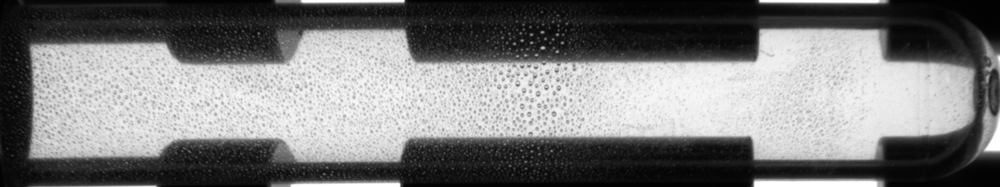
#> input picture Drops_сounting/pic_1.png, 1000 x 187 px, shrunk from 1633 x 305 before the run
$ python -i 'light_region_detection copy 2.py'   (imports and definitions only)
#> lines starting #> are read from the running program, lines starting #| are printed output that depends on the picture; after the words box and inside, x2 and y2 are one past the last pixel; in counts of white or black regions, pixels touching at a corner belong together
from pathlib import Path
import cv2
import numpy as np
import matplotlib.pyplot as plt
from config import DEBUG_PATHS, LIGHT_MODE_SETTINGS

def save_debug_image(image, name, output_dir, prefix='l'):
    """Сохранение промежуточного результата обработки"""
    if isinstance(image, np.ndarray):
        filename = f"{prefix}_{name}.png"
        filepath = output_dir / filename
        cv2.imwrite(str(filepath), image)
        return True
    return False

def visualize_steps(image_path, images, titles, valid_contours, output_dir):
    """
    Создает визуализацию всех этапов обработки с использованием matplotlib
    """
    plt.style.use('default')  # Используем светлый фон для светлой зоны
    fig, axs = plt.subplots(2, 3, figsize=(15, 10))
    fig.suptitle(f'File: {Path(image_path).name}\nDetected droplets: {len(valid_contours)}', fontsize=10)

    # Порядок изображений:
    # Original | Result | Morphed
    # Enhanced | Blurred | Binary
    plot_order = [0, 5, 4, 1, 2, 3]

    for idx, (img, title) in enumerate(zip([images[i] for i in plot_order],
                                         [titles[i] for i in plot_order])):
        i = idx // 3
        j = idx % 3

        if len(img.shape) == 3:
            img_show = cv2.cvtColor(img, cv2.COLOR_BGR2RGB)
        else:
            img_show = img

        axs[i, j].imshow(img_show, cmap='gray' if len(img.shape) == 2 else None)
        axs[i, j].set_title(title)
        axs[i, j].axis('on')

    plt.tight_layout()
    plt.savefig(str(output_dir / 'l_combined_debug.png'), dpi=300, bbox_inches='tight')
    plt.close()

def detect_light_droplets(image_path, debug=True, return_contours=False):
    """
    Детектирование темных капель на светлом фоне
    """
#> called with image_path = 'pic_1.png', debug = True, return_contours = False
    output_dir = Path(DEBUG_PATHS['OUTPUT_DIR'])
    if debug:
        output_dir.mkdir(parents=True, exist_ok=True)

    # Загрузка изображения
    image = cv2.imdecode(np.fromfile(str(image_path), dtype=np.uint8), cv2.IMREAD_COLOR)
#> image is the input picture: shape (187, 1000, 3); min 2, max 255, mean 123.6
    if image is None:
        raise ValueError(f"Failed to load image: {image_path}")

    # Конвертация в оттенки серого
    gray = cv2.cvtColor(image, cv2.COLOR_BGR2GRAY)

    # Применение CLAHE для улучшения контраста
    clahe = cv2.createCLAHE(
        clipLimit=LIGHT_MODE_SETTINGS['CLAHE']['CLIP_LIMIT'],
        tileGridSize=LIGHT_MODE_SETTINGS['CLAHE']['TILE_SIZE']
    )
    enhanced = clahe.apply(gray)

    # Билатеральная фильтрация
    blurred = cv2.bilateralFilter(
        enhanced,
        LIGHT_MODE_SETTINGS['BILATERAL']['DIAMETER'],
        LIGHT_MODE_SETTINGS['BILATERAL']['SIGMA_COLOR'],
        LIGHT_MODE_SETTINGS['BILATERAL']['SIGMA_SPACE']
    )

    # Адаптивная бинаризация
    binary = cv2.adaptiveThreshold(
        blurred,
        255,
        cv2.ADAPTIVE_THRESH_GAUSSIAN_C,
        cv2.THRESH_BINARY_INV,
        LIGHT_MODE_SETTINGS['THRESHOLD']['WINDOW_SIZE'],
        LIGHT_MODE_SETTINGS['THRESHOLD']['C']
    )
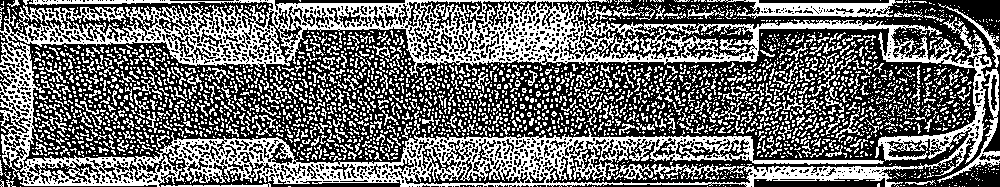
#> binary: shape (187, 1000); 42.6% white in thin lines or dots

    # Морфологические операции
    kernel = np.ones(LIGHT_MODE_SETTINGS['MORPHOLOGY']['KERNEL_SIZE'], np.uint8)
    morphed = cv2.morphologyEx(binary, cv2.MORPH_OPEN, kernel,
                             iterations=LIGHT_MODE_SETTINGS['MORPHOLOGY']['ITERATIONS'])
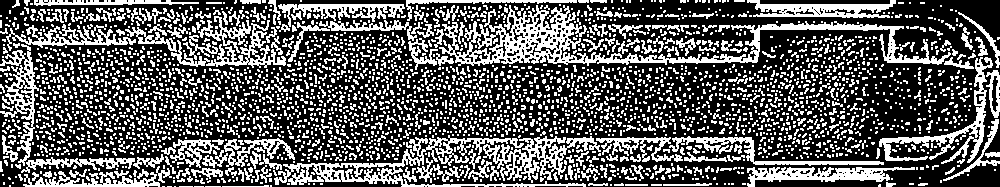
#> morphed: shape (187, 1000); 35.9% white in thin lines or dots
    morphed = cv2.morphologyEx(morphed, cv2.MORPH_CLOSE, kernel,
                             iterations=LIGHT_MODE_SETTINGS['MORPHOLOGY']['ITERATIONS'])
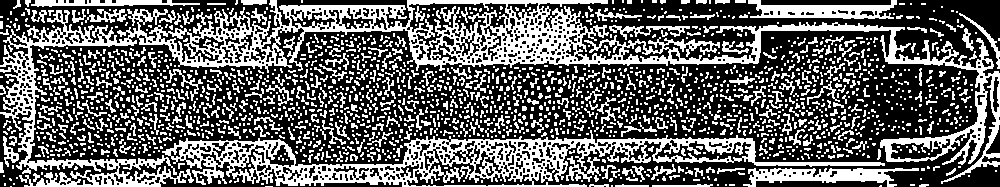
#> morphed: shape (187, 1000); 38.4% white; 1904 white regions (1469 under 20 px)

    # Находим контуры
    contours, _ = cv2.findContours(morphed, cv2.RETR_EXTERNAL, cv2.CHAIN_APPROX_SIMPLE)
#> contours = 1857 contours, 1705 with area under 20; largest, box (x1, y1, x2, y2) and area: (0, 0, 1000, 187) 31358, (162, 130, 885, 187) 16917, (748, 0, 897, 19) 1620, (743, 168, 919, 187) 1592, (31, 0, 200, 7) 582

    # Фильтруем контуры
    valid_contours = []
    for contour in contours:
        area = cv2.contourArea(contour)
        if area < LIGHT_MODE_SETTINGS['DROPLET_FILTER']['MIN_AREA'] or \
           area > LIGHT_MODE_SETTINGS['DROPLET_FILTER']['MAX_AREA']:
            continue

        # Проверка округлости
        perimeter = cv2.arcLength(contour, True)
        if perimeter == 0:
            continue
        circularity = 4 * np.pi * area / (perimeter * perimeter)
        if circularity < LIGHT_MODE_SETTINGS['DROPLET_FILTER']['MIN_CIRCULARITY']:
            continue

        # Проверка разницы интенсивности
        mask = np.zeros_like(gray)
        cv2.drawContours(mask, [contour], -1, 255, -1)
        mean_intensity = cv2.mean(gray, mask=mask)[0]

        # Расширяем контур для получения фона
        dilated_mask = cv2.dilate(mask, kernel, iterations=2)
        bg_mask = cv2.subtract(dilated_mask, mask)
        bg_intensity = cv2.mean(gray, mask=bg_mask)[0]

        if abs(mean_intensity - bg_intensity) >= LIGHT_MODE_SETTINGS['DROPLET_FILTER']['MIN_INTENSITY_DIFF']:
            valid_contours.append(contour)
#> this loop made 1857 passes
#> (area, perimeter, circularity, mean_intensity, bg_intensity) on passes 10 to 12: (67, 124.5, 0.0543, 2.16, 3.15), (35, 68.83, 0.0928, 2.14, 2.33), (22.5, 43.9, 0.147, 2.5, 2.38)
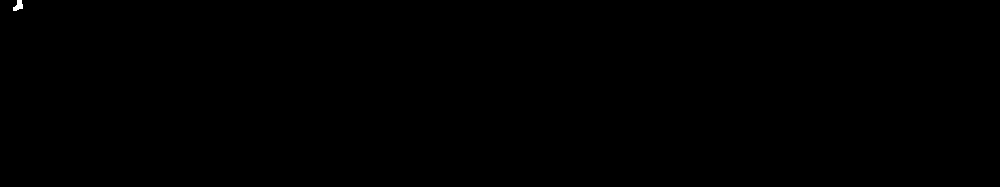
#> dilated_mask: shape (187, 1000); 0.04% white; 1 white region, box (x1, y1, x2, y2) and area: (13, 0, 23, 11) 71
#> mask: shape (187, 1000); 0.02% white; 1 white region
#> after the loop, valid_contours = 1428 contours, 1285 with area under 20; largest, box (x1, y1, x2, y2) and area: (609, 25, 690, 40) 282, (566, 156, 601, 182) 230, (85, 9, 127, 23) 192, (959, 13, 1000, 69) 177, (595, 9, 642, 21) 107

    if debug:
        # Сохраняем промежуточные результаты
        images = [image, enhanced, blurred, binary, morphed]
        titles = ['Original', 'Enhanced', 'Blurred', 'Binary', 'Morphed']

        # Создаем результирующее изображение
        result = image.copy()
        cv2.drawContours(result, valid_contours, -1, (0, 255, 0), 2)
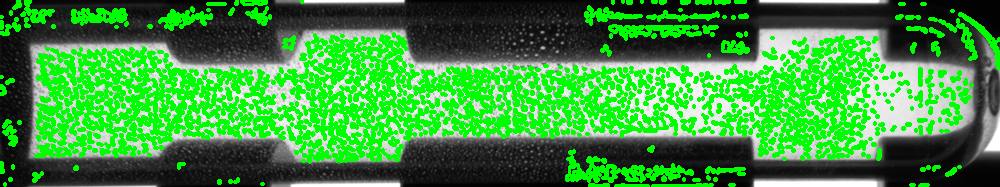
#> result: shape (187, 1000, 3); mean B, G, R 64.2, 147, 64.2
        images.append(result)
        titles.append('Result')

        # Визуализируем этапы обработки
        visualize_steps(image_path, images, titles, valid_contours, output_dir)
#> the loop in visualize_steps, `for idx, (img, title) in enumerate(zip([images[i] for i in plot_order]..` made 6 passes
#> (title, i, j) on passes 1 to 6: ('Original', 0, 0), ('Result', 0, 1), ('Morphed', 0, 2), ('Enhanced', 1, 0), ('Blurred', 1, 1), ('Binary', 1, 2)

    print(f"Найдено капель: {len(valid_contours)}")
#| Найдено капель: 1428
    print("Результаты сохранены в папку 'results'")

    if return_contours:
        return valid_contours, len(valid_contours)
    return len(valid_contours)

# [3 lines not run here, left out]

>>> result = detect_light_droplets('pic_1.png')
#> result = 1428

$ run again, on MD_converter/media/image1.png
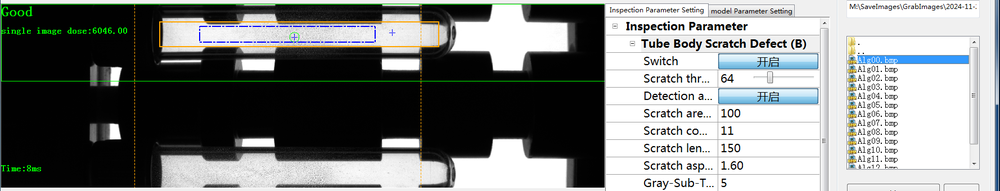
#> input picture MD_converter/media/image1.png, 1000 x 191 px, shrunk from 1778 x 340 before the run
#> in detect_light_droplets, image is the input picture: shape (191, 1000, 3); mean B, G, R 132.1, 133.3, 130.7
#> in detect_light_droplets, `binary = cv2.adaptiveThreshold( blurred, 255, cv2.ADAPTIVE_THRESH_GAUS..`:
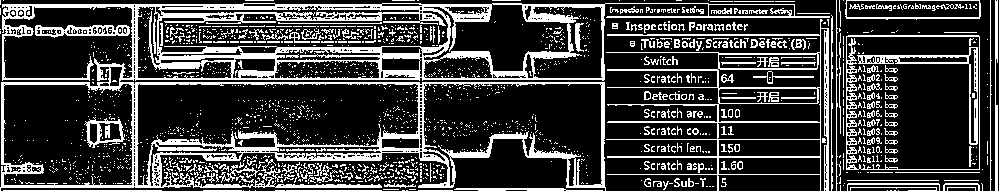
#> binary: shape (191, 1000); 24.4% white in thin lines or dots
#> contours = 431 contours, 377 with area under 20; largest, box (x1, y1, x2, y2) and area: (0, 0, 607, 191) 76231, (860, 41, 980, 169) 962, (824, 30, 831, 191) 430, (609, 59, 819, 92) 397, (609, 99, 823, 191) 304
#> the loop in detect_light_droplets, `for contour in contours:` made 431 passes
#> (area, perimeter, circularity, mean_intensity, bg_intensity) on passes 6, 7, 9: (28, 46.49, 0.163, 241.6, 239.1), (252.5, 223.4, 0.0636, 184.8, 209.5), (109, 96.14, 0.148, 186.4, 227.4)
#> after the loop in detect_light_droplets, `for contour in contours:`: valid_contours = 290 contours, 240 with area under 20; largest, box (x1, y1, x2, y2) and area: (824, 30, 831, 191) 430, (609, 99, 823, 191) 304, (848, 0, 982, 3) 266, (609, 11, 832, 24) 259, (278, 186, 384, 190) 252
#> in detect_light_droplets, `cv2.drawContours(result, valid_contours, -1, (0, 255, 0), 2)`:
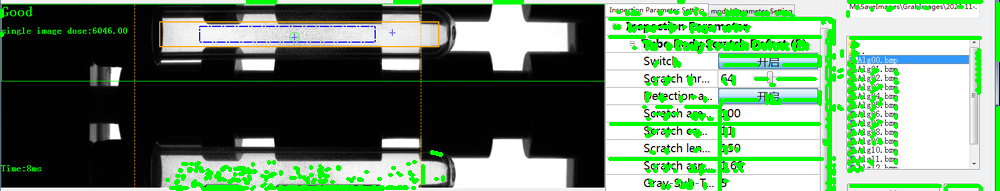
#> result: shape (191, 1000, 3); 10.02% of pixels changed, all inside (x1, y1, x2, y2) = (0, 0, 1000, 191)
#> the loop in visualize_steps, `for idx, (img, title) in enumerate(zip([images[i] for i in plot_order]..` made 6 passes
#> (title, i, j) on passes 1 to 6: ('Original', 0, 0), ('Result', 0, 1), ('Morphed', 0, 2), ('Enhanced', 1, 0), ('Blurred', 1, 1), ('Binary', 1, 2)
#| Найдено капель: 290
#> `result = detect_light_droplets('pic_1.png')`: result = 290
